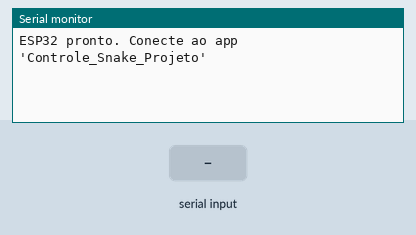
The sketch below on a simulated ESP32. Parts: the last lines printed to the serial monitor. The inputs (shaded band) are chosen by the test bench. Nothing arrives over Bluetooth unless stated.

Above: at 1.2 s.
1.3 s: "1" received over the second serial link
At 2.4 s:
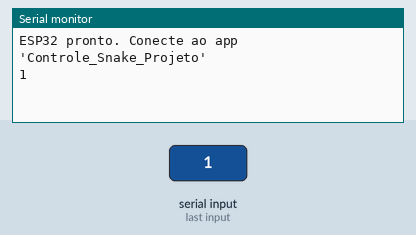
2.8 s: "0" received over the second serial link
At 3.6 s:
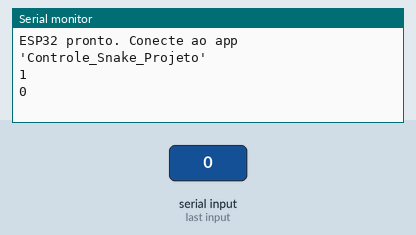
4.3 s: "2" received over the second serial link
At 4.7 s:
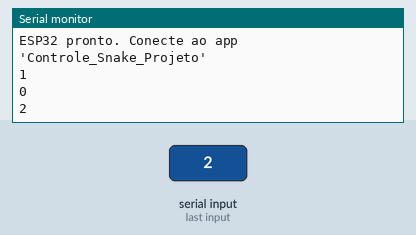

The sketch:

ESP32_SnakeCtl.ino
```cpp
#include "BluetoothSerial.h"

// Cria um objeto para o Bluetooth Serial
BluetoothSerial SerialBT;

void setup() {
  // Inicia a comunicação Serial (USB) com o PC
  // O Baud Rate (115200) DEVE ser o mesmo da sua config Python
  Serial.begin(115200);

  // Inicia o Bluetooth Serial e dá um nome ao seu ESP32
  // É este nome que vai aparecer no seu celular
  SerialBT.begin("Controle_Snake_Projeto");

  Serial.println("ESP32 pronto. Conecte ao app 'Controle_Snake_Projeto'");
}

void loop() {
  // Verifica se há dados chegando do Celular (Bluetooth)
  if (SerialBT.available()) {
    // Lê o dado que chegou do app
    char comando_do_app = SerialBT.read();

    // Envia o *mesmo* dado para o PC através do USB
    // USAMOS 'println' para que o 'ser.readline()'  do Python funcione!
    Serial.println(comando_do_app);

    // (Opcional) Mostra no monitor serial o que está passando
    // Serial.print("Recebi do App: ");
    // Serial.println(comando_do_app);
  }
}
```

Measured:
- after the input at 1.3 s, the serial monitor: prints a new line at once (image 1)
- after the input at 2.8 s, the serial monitor: prints a new line at once (image 2)
- after the input at 4.3 s, the serial monitor: prints a new line at once (image 3)
